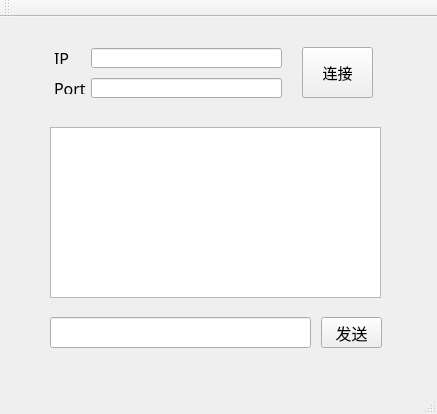
<?xml version="1.0" encoding="UTF-8"?>
<ui version="4.0">
 <class>Client</class>
 <widget class="QMainWindow" name="Client">
  <property name="geometry">
   <rect>
    <x>0</x>
    <y>0</y>
    <width>437</width>
    <height>414</height>
   </rect>
  </property>
  <property name="windowTitle">
   <string>Client</string>
  </property>
  <widget class="QWidget" name="centralWidget">
   <widget class="QTextEdit" name="textEdit">
    <property name="geometry">
     <rect>
      <x>50</x>
      <y>110</y>
      <width>331</width>
      <height>171</height>
     </rect>
    </property>
   </widget>
   <widget class="QLineEdit" name="lineEdit">
    <property name="geometry">
     <rect>
      <x>50</x>
      <y>300</y>
      <width>261</width>
      <height>31</height>
     </rect>
    </property>
   </widget>
   <widget class="QPushButton" name="pushButton">
    <property name="geometry">
     <rect>
      <x>321</x>
      <y>300</y>
      <width>61</width>
      <height>31</height>
     </rect>
    </property>
    <property name="font">
     <font>
      <family>黑体</family>
      <pointsize>12</pointsize>
     </font>
    </property>
    <property name="text">
     <string>发送</string>
    </property>
   </widget>
   <widget class="QLineEdit" name="lineEdit_2">
    <property name="geometry">
     <rect>
      <x>91</x>
      <y>61</y>
      <width>191</width>
      <height>20</height>
     </rect>
    </property>
   </widget>
   <widget class="QPushButton" name="pushButton_2">
    <property name="geometry">
     <rect>
      <x>302</x>
      <y>30</y>
      <width>71</width>
      <height>51</height>
     </rect>
    </property>
    <property name="font">
     <font>
      <family>黑体</family>
      <pointsize>11</pointsize>
     </font>
    </property>
    <property name="text">
     <string>连接</string>
    </property>
   </widget>
   <widget class="QLabel" name="label">
    <property name="geometry">
     <rect>
      <x>54</x>
      <y>65</y>
      <width>54</width>
      <height>12</height>
     </rect>
    </property>
    <property name="font">
     <font>
      <family>黑体</family>
      <pointsize>12</pointsize>
     </font>
    </property>
    <property name="text">
     <string>Port</string>
    </property>
   </widget>
   <widget class="QLineEdit" name="lineEdit_3">
    <property name="geometry">
     <rect>
      <x>91</x>
      <y>31</y>
      <width>191</width>
      <height>20</height>
     </rect>
    </property>
   </widget>
   <widget class="QLabel" name="label_2">
    <property name="geometry">
     <rect>
      <x>54</x>
      <y>35</y>
      <width>54</width>
      <height>12</height>
     </rect>
    </property>
    <property name="font">
     <font>
      <family>黑体</family>
      <pointsize>12</pointsize>
     </font>
    </property>
    <property name="text">
     <string>IP</string>
    </property>
   </widget>
  </widget>
  <widget class="QMenuBar" name="menuBar">
   <property name="geometry">
    <rect>
     <x>0</x>
     <y>0</y>
     <width>437</width>
     <height>23</height>
    </rect>
   </property>
  </widget>
  <widget class="QToolBar" name="mainToolBar">
   <attribute name="toolBarArea">
    <enum>TopToolBarArea</enum>
   </attribute>
   <attribute name="toolBarBreak">
    <bool>false</bool>
   </attribute>
  </widget>
  <widget class="QStatusBar" name="statusBar"/>
 </widget>
 <layoutdefault spacing="6" margin="11"/>
 <resources/>
 <connections/>
</ui>
